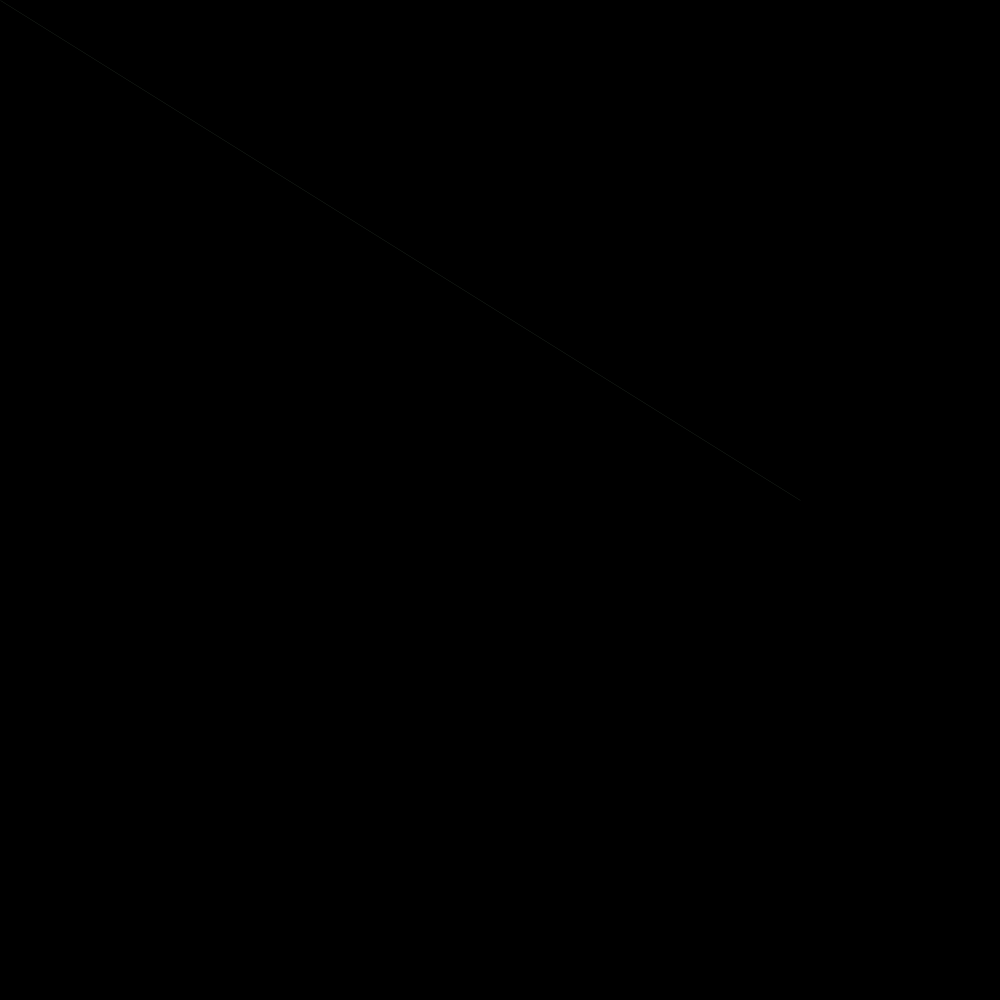
Frame 1 (no input)
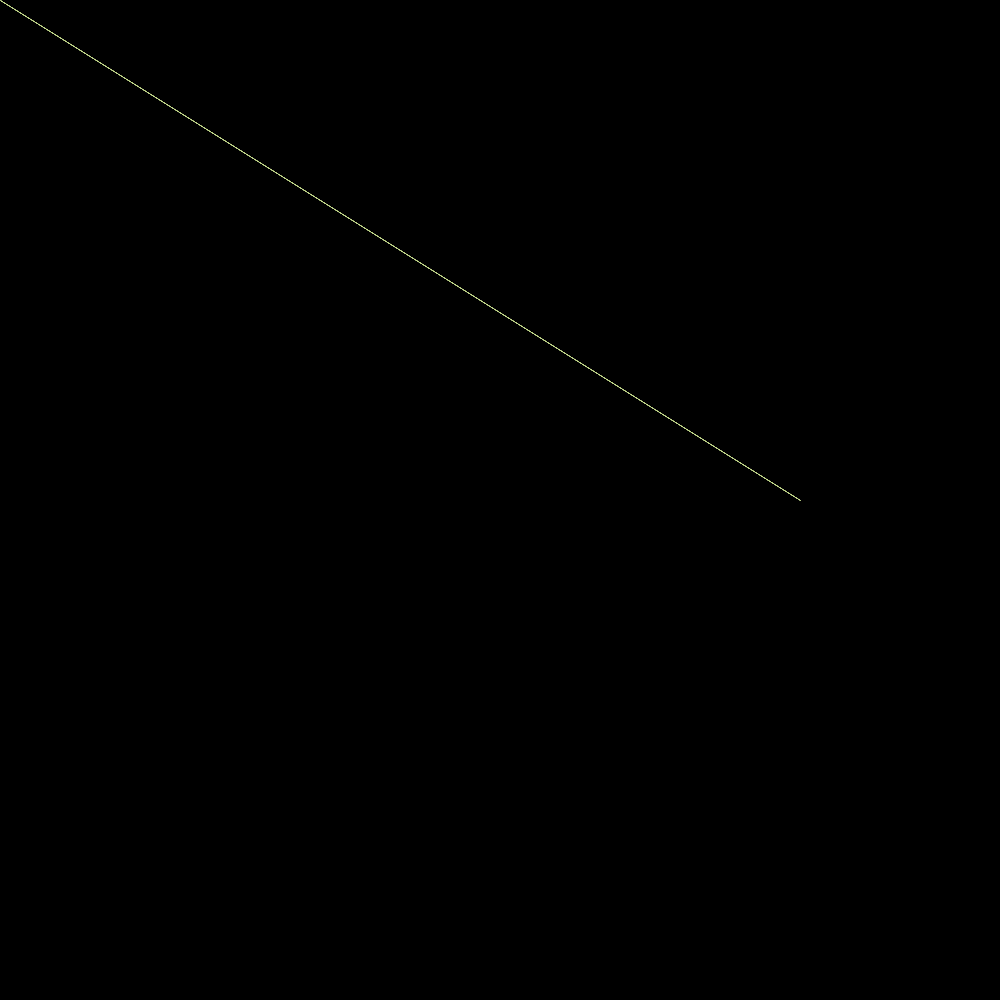
Frame 60 (the mouse pressed at the canvas centre just before this capture)
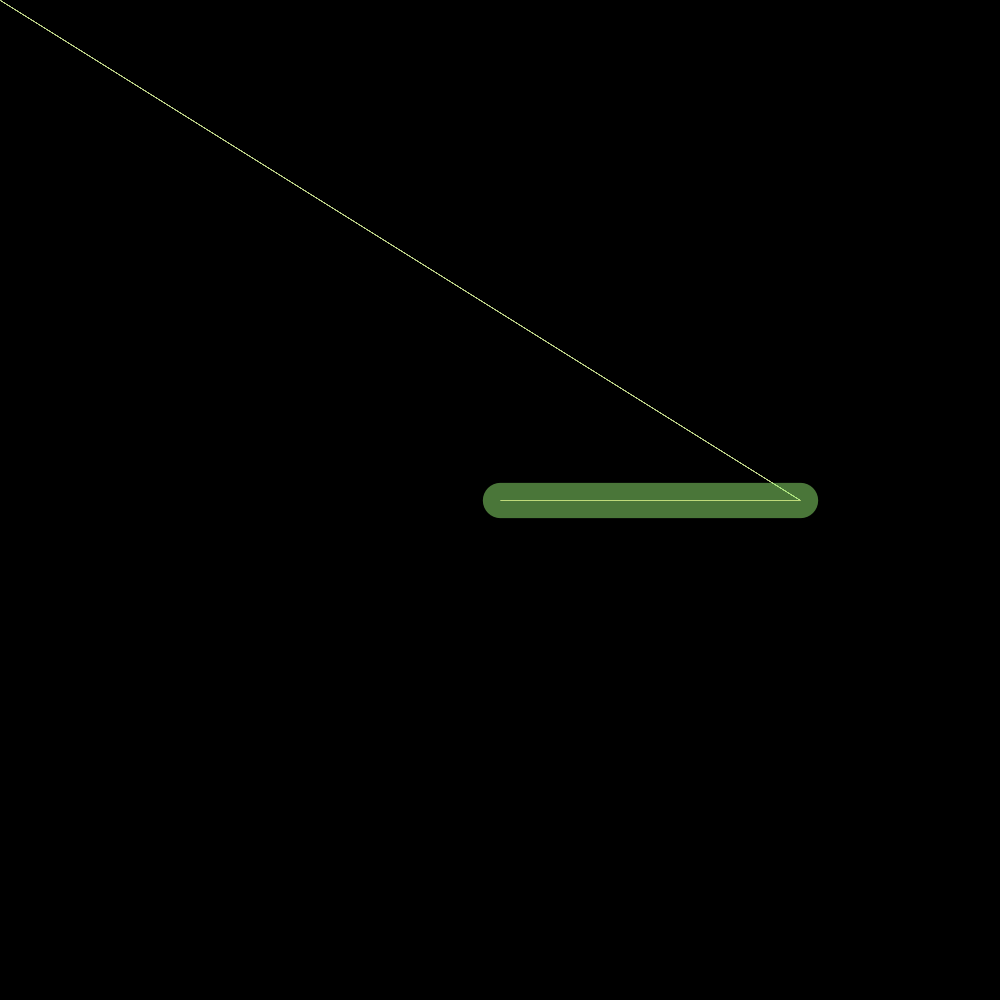
Frame 120 (the mouse held since frame 60 and released just before this capture)

The Processing sketch that drew these frames (run headless with seeded random() and noise(); from frame 60 on, the mouse is pressed at the canvas centre):

// Processing sketch: processing_135349
// ── processing_135349.pde

void setup(){
size (1000,1000);
background (0);
colorMode(HSB);
}
 
 
 void draw(){
   float vt = dist(mouseX,mouseY,pmouseX,pmouseY);
   strokeWeight(vt/20);
   stroke (random(120),random(250),250,120);
   line(mouseX, mouseY, 800, 500);
 
 }
